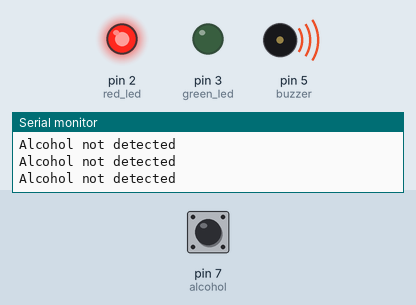
This sketch was run on a simulated Arduino Uno, built with avr-gcc and run on an emulated ATmega328P. On the bench: output pins drawn as LEDs (lit = HIGH), buzzer (waves = sounding, pin HIGH), the last lines printed to the serial monitor. Dashed ring = blinking. The inputs (shaded band) are chosen by the test bench; at power-on: pin 7 (alcohol) HIGH.

Above: at 1.2 s.
1.3 s: pin 7 (alcohol) driven LOW
At 2.1 s:
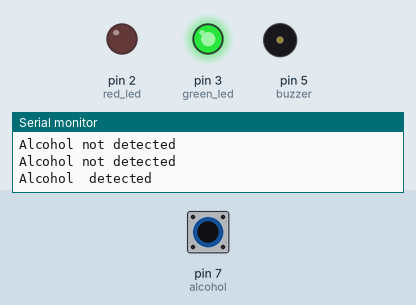
2.8 s: pin 7 (alcohol) driven HIGH
At 3.6 s:
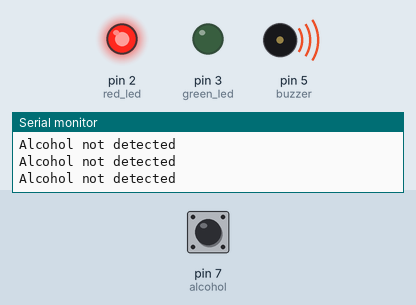
5.8 s: pin 7 (alcohol) pulsed LOW 5 times (0.12 s each, 0.3 s apart)
At 6.6 s:
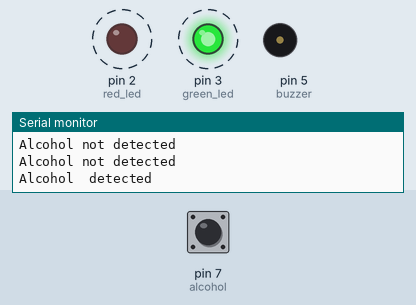
10.3 s: pin 7 (alcohol) pulsed LOW 2 times (0.12 s each, 0.3 s apart)
At 12.3 s:
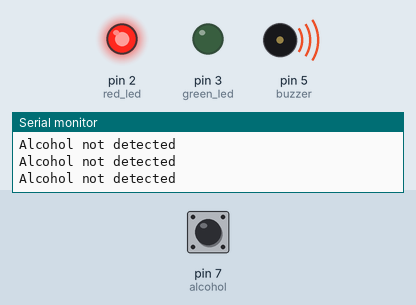
Timing chart, 0 to 13.8 s (numbered marks = the images above; inputs shaded):
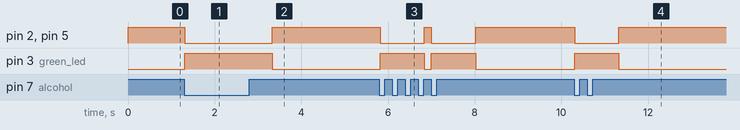

Measured:
- after the input at 1.3 s, pin 2 (red_led), pin 5 (buzzer): HIGH → LOW at once; pin 3 (green_led): LOW → HIGH at once
- after the input at 2.8 s, pin 2 (red_led), pin 5 (buzzer): LOW → HIGH after 0.53 s; pin 3 (green_led): HIGH → LOW after 0.53 s
- after the input at 5.8 s, pin 2 (red_led), pin 5 (buzzer): alternates HIGH for 0.16 s and LOW for 1.0 s, 4 changes in all, then stays HIGH, starting at once; pin 3 (green_led): alternates HIGH for 1.0 s and LOW for 0.16 s, 4 changes in all, then stays LOW, starting at once
- after the input at 10.3 s, pin 2 (red_led), pin 5 (buzzer): HIGH → LOW at once, → HIGH 1.0 s later; pin 3 (green_led): LOW → HIGH at once, → LOW 1.0 s later

The sketch:

anti_drunk_and_drive.ino
```cpp
/* #define ledr 2;
#define ledg 3;
#define buzzer 5;
#define alcohol 9;  */

void setup()
{
 pinMode(7,INPUT);     // alcohol
 pinMode(5,OUTPUT);   // buzzer
 pinMode(2,OUTPUT);   // red led
 pinMode(3,OUTPUT);   // green led

Serial.begin(9600);

}
void loop()
{
   if(digitalRead(7)==0)  // alcohol value detect
   {
    digitalWrite(5,0);   // buzzer on
    digitalWrite(2,0);   // red led on
    digitalWrite(3,1);   // green led off
    Serial.println("Alcohol  detected");
    delay(1000);
   }
   else
   {
    digitalWrite(5,1);  //buzzer off
    digitalWrite(2,1);  //red off
    digitalWrite(3,0);  //green led on
    Serial.println("Alcohol not detected");
   }
   }
```
